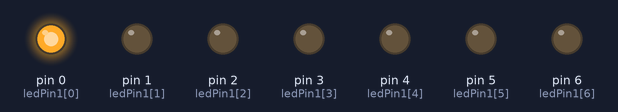
A sketch run on a simulated Arduino Uno, built with avr-gcc and run on an emulated ATmega328P. Shown: output pins drawn as LEDs (lit = HIGH).

Above: at 0.05 s.
At 0.45 s:
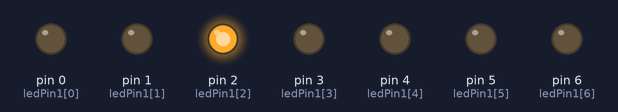
At 0.85 s:
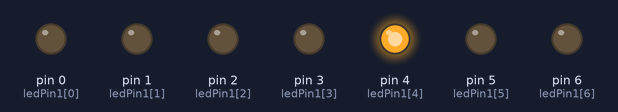
At 1.65 s:
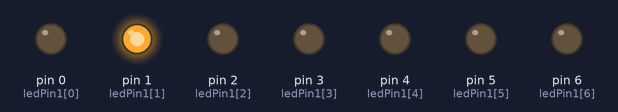
At 2.45 s:
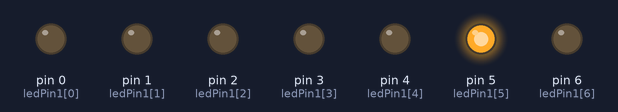
At 3.15 s:
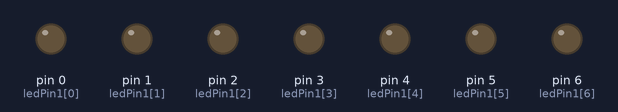
Timing chart, 0 to 3.5 s (numbered marks = the images above):
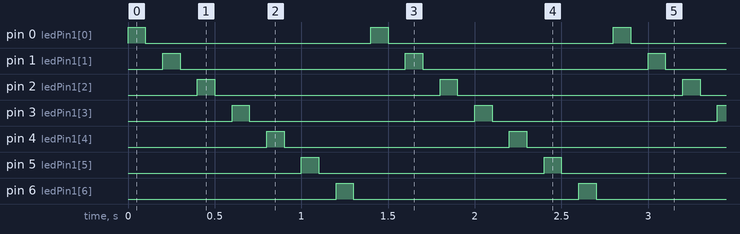

The sketch:

direct_moter.ino
```cpp
int ledPin1[] = {0, 1, 2, 3, 4, 5, 6};
int ledPin2[] = {7, 8, 9, 10, 11, 12, 13};

void setup() {
  for(int i = 0; i<=6; i++){
    pinMode(ledPin1[i], OUTPUT);
  }

  for(int j = 7; j<=13; j++){
    pinMode(ledPin2[j], OUTPUT);
  }

}

void loop() {
  for( int i = 0; i<=6; i++){
    digitalWrite(ledPin1[i], HIGH);
    delay(100);
    digitalWrite(ledPin1[i], LOW);
    delay(100);
  }
   for(int j = 7; j<=13; j++){
    digitalWrite(ledPin2[j], HIGH);
    delay(100);
    digitalWrite(ledPin2[j], LOW);
    delay(100);
  }
}
```

Measured:
- by itself, pin 0 (ledPin1[0]), pin 1 (ledPin1[1]), pin 2 (ledPin1[2]), pin 3 (ledPin1[3]), pin 4 (ledPin1[4]), pin 5 (ledPin1[5]), pin 6 (ledPin1[6]): alternates HIGH for 0.10 s and LOW for 1.3 s
- by itself, everything shown: repeats every 1.4 s, in 14 steps
